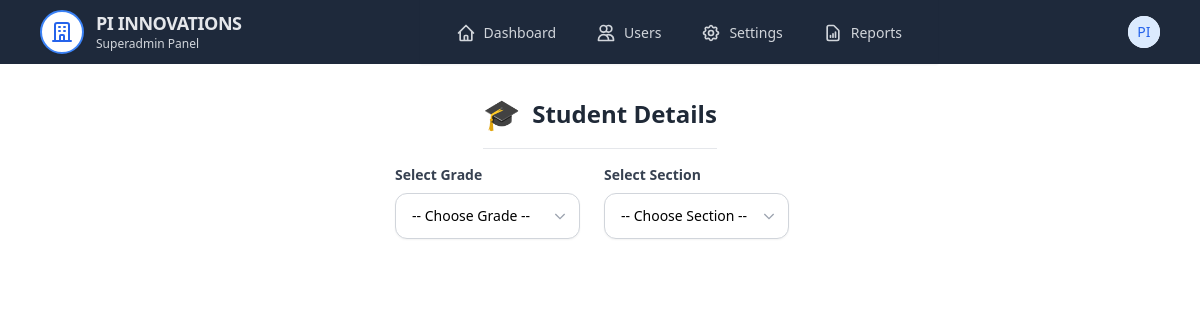
The page /students/ (signed in) on the database its author committed.
### users/models.py (models this page shows)
class CustomUser(AbstractUser):
    school = models.ForeignKey(School, on_delete=models.CASCADE, null=True, blank=True)
    is_school_admin = models.BooleanField(default=False)
    is_teacher = models.BooleanField(default=False)
    is_student = models.BooleanField(default=False)

### dashboard/views.py (the view)
# urls.py: path('students/', students_view, name="students"),
def students_view(request):
    if not request.user.is_staff and not request.user.is_school_admin:
        return HttpResponseForbidden("You are not authorized to access this page.")
    school = request.user.school
    grades = Grade.objects.filter(school=school).order_by('grade_number')
    sections = Section.objects.filter(school=school).order_by('name')
    sections_by_grade = {}
    for grade in grades:
        sections_list = sections.filter(grade=grade).values_list('id', 'name')
        sections_by_grade[grade.id] = list(sections_list)
    grade_id = request.GET.get('grade_id')
    section_id = request.GET.get('section_id')
    selected_grade_obj = None
    selected_section_obj = None
    if grade_id:
        selected_grade_obj = Grade.objects.filter(id=grade_id).first()
    if section_id:
        selected_section_obj = Section.objects.filter(id=section_id).first()
    students = Student.objects.filter(school=school)
    if grade_id:
        students = students.filter(grade_id=grade_id)
    if section_id:
        students = students.filter(section_id=section_id)
    students = students.order_by('name')
    context = {
        'grades': grades,
        'sections_by_grade': json.dumps(sections_by_grade, cls=DjangoJSONEncoder),
        'students': students,
        'selected_grade': grade_id,
        'selected_section': section_id,
        'selected_grade_obj': selected_grade_obj,  # Add this
        'selected_section_obj': selected_section_obj,  # Add this
    }
    if request.headers.get('X-Requested-With') == 'XMLHttpRequest':
        return JsonResponse(context)
    return render(request, 'dashboard/school_dashboard/student_page.html', context)

### dashboard/templates/dashboard/school_dashboard/student_page.html (shortened to what this page needs)
{% extends "dashboard/base.html" %}
{% block content %}
<div class="max-w-7xl mx-auto p-4 flex flex-col items-center">
  <h1 class="text-2xl font-bold text-gray-800 flex items-center gap-3 py-4 mb-4 border-b border-gray-200">
    <span class="text-indigo-500 text-3xl">🎓</span>
    <span>Student Details</span>
  </h1>
  <form method="get" class="flex flex-wrap gap-4 mb-4" id="studentFilterForm">
    <div class="grid grid-cols-1 md:grid-cols-2 gap-6">
      <div>
        <label for="gradeSelect" class="block text-sm font-semibold text-gray-700 mb-2">
          Select Grade
        </label>
        <div class="relative">
          <select id="gradeSelect" name="grade_id"
            class="block w-full appearance-none rounded-xl border border-gray-300 bg-white px-4 py-3 pr-10 text-sm shadow-sm focus:border-indigo-500 focus:ring-2 focus:ring-indigo-400/30 focus:outline-none transition-all duration-200"
            required>
            <option value="">-- Choose Grade --</option>
          </select>
          <div class="pointer-events-none absolute inset-y-0 right-3 flex items-center text-gray-400">
          </div>
        </div>
      </div>
      <div>
        <label for="sectionSelect" class="block text-sm font-semibold text-gray-700 mb-2">
          Select Section
        </label>
        <div class="relative">
          <select id="sectionSelect" name="section_id"
            class="block w-full appearance-none rounded-xl border border-gray-300 bg-white px-4 py-3 pr-10 text-sm shadow-sm focus:border-indigo-500 focus:ring-2 focus:ring-indigo-400/30 focus:outline-none transition-all duration-200"
            required>
            <option value="">-- Choose Section --</option>
          </select>
          <div class="pointer-events-none absolute inset-y-0 right-3 flex items-center text-gray-400">
          </div>
        </div>
      </div>
    </div>
  </form>
</div>
{% endblock %}

### dashboard/templates/dashboard/navbar.html (shortened to what this page needs)
{% load custom_tags %}
  <nav class="no-print">
    {% if request.user.is_staff %}
      <div class="max-w-8xl bg-slate-800">
    {% endif %}
    <div class="max-w-8xl mx-auto px-10">
    <div class="flex justify-between h-16">
      <div class="flex items-center">
        {% if request.user.is_school_admin %}
        <div class="flex-shrink-0 flex items-center">
          <svg class="h-8 w-8 text-blue-500" fill="none" viewBox="0 0 24 24" stroke="currentColor">
            <path stroke-linecap="round" stroke-linejoin="round" stroke-width="2" d="M12 6.253v13m0-13C10.832 5.477 9.246 5 7.5 5S4.168 5.477 3 6.253v13C4.168 18.477 5.754 18 7.5 18s3.332.477 4.5 1.253m0-13C13.168 5.477 14.754 5 16.5 5c1.747 0 3.332.477 4.5 1.253v13C19.832 18.477 18.247 18 16.5 18c-1.746 0-3.332.477-4.5 1.253" />
          </svg>
          <span class="ml-2 text-xl font-bold text-gray-800 truncate" title="{{ request.user.school.name }}">
            {{ request.user.school.name|short_school_name }}
          </span>
        </div>
        {% elif request.user.is_staff %}
        <div class="flex-shrink-0 flex items-center group">
          <div class="p-2 rounded-full bg-white border-2 border-blue-500 shadow-sm">
            <svg class="h-6 w-6 text-blue-600" fill="none" viewBox="0 0 24 24" stroke="currentColor">
              <path stroke-linecap="round" stroke-linejoin="round" stroke-width="2" d="M19 21V5a2 2 0 0 0-2-2H7a2 2 0 0 0-2 2v16m14 0h2m-2 0h-5m-9 0H3m2 0h5M9 7h1m-1 4h1m4-4h1m-1 4h1m-5 10v-5a1 1 0 0 1 1-1h2a1 1 0 0 1 1 1v5m-4 0h4"/>
            </svg>
          </div>
          <div class="ml-3">
            <span class="text-lg font-semibold text-gray-200 tracking-tight leading-tight">{{ request.user.first_name }} {{ request.user.last_name }}</span>
            <span class="block text-xs text-gray-300 font-medium">Superadmin Panel</span>
          </div>
        </div>
        {% endif %}
      </div>
     <div class="hidden sm:ml-6 sm:flex sm:space-x-8">
      {% if request.user.is_school_admin %}
      <a href="{% url 'school_admin_dashboard' %}"
        class="{% if request.resolver_match.url_name == 'school_admin_dashboard' %}border-blue-500 text-gray-900{% else %}border-transparent text-gray-500 hover:border-gray-300 hover:text-gray-700{% endif %} inline-flex items-center px-1 pt-1 border-b-2 text-sm font-medium">
        Dashboard
      </a>
      <a href="{% url 'teachers' %}"
        class="{% if request.resolver_match.url_name == 'teachers' %}border-blue-500 text-gray-900{% else %}border-transparent text-gray-500 hover:border-gray-300 hover:text-gray-700{% endif %} inline-flex items-center px-1 pt-1 border-b-2 text-sm font-medium">
        Teachers
      </a>
      <a href="{% url 'students' %}"
        class="{% if request.resolver_match.url_name == 'students' %}border-blue-500 text-gray-900{% else %}border-transparent text-gray-500 hover:border-gray-300 hover:text-gray-700{% endif %} inline-flex items-center px-1 pt-1 border-b-2 text-sm font-medium">
        Students
      </a>
      <a href="{% url 'subjects' %}"
        class="{% if request.resolver_match.url_name == 'subjects' %}border-blue-500 text-gray-900{% else %}border-transparent text-gray-500 hover:border-gray-300 hover:text-gray-700{% endif %} inline-flex items-center px-1 pt-1 border-b-2 text-sm font-medium">
        Subjects
      </a>
      <a href="{% url 'grades' %}"
        class="{% if request.resolver_match.url_name == 'grades' %}border-blue-500 text-gray-900{% else %}border-transparent text-gray-500 hover:border-gray-300 hover:text-gray-700{% endif %} inline-flex items-center px-1 pt-1 border-b-2 text-sm font-medium">
        Grades & Sections
      </a>
      <a href="{% url 'overall_attendance' %}"
        class="{% if request.resolver_match.url_name == 'overall_attendance' %}border-blue-500 text-gray-900{% else %}border-transparent text-gray-500 hover:border-gray-300 hover:text-gray-700{% endif %} inline-flex items-center px-1 pt-1 border-b-2 text-sm font-medium">
        Attendance
      </a>
      <a href="{% url 'routine_setup' %}"
        class="{% if request.resolver_match.url_name == 'routine_setup' %}border-blue-500 text-gray-900{% else %}border-transparent text-gray-500 hover:border-gray-300 hover:text-gray-700{% endif %} inline-flex items-center px-1 pt-1 border-b-2 text-sm font-medium">
        Routine Setup
      </a>
      {% comment %} <a href="{% url 'reports' %}"
        class="{% if request.resolver_match.url_name == 'reports' %}border-blue-500 text-gray-900{% else %}border-transparent text-gray-500 hover:border-gray-300 hover:text-gray-700{% endif %} inline-flex items-center px-1 pt-1 border-b-2 text-sm font-medium">
        Reports
      </a> {% endcomment %}
      {% comment %} <a href=""
        class="{% if request.resolver_match.url_name == 'reports' %}border-blue-500 text-gray-900{% else %}border-transparent text-gray-500 hover:border-gray-300 hover:text-gray-700{% endif %} inline-flex items-center px-1 pt-1 border-b-2 text-sm font-medium">
        Reports
      </a> {% endcomment %}
      {% elif request.user.is_staff %}
      <nav class="shadow-sm bg-slate-800">
        <div class="max-w-7xl mx-auto px-4 sm:px-6 lg:px-8">
          <div class="flex justify-between h-16">
            <div class="flex space-x-8">
              <a href="/"
                class="{% if request.resolver_match.url_name == 'teacher_dashboard' %}border-indigo-600 text-gray-400{% else %}border-transparent text-gray-300 hover:text-gray-400 hover:border-gray-300{% endif %} inline-flex items-center px-1 pt-1 border-b-2 text-sm font-medium transition-colors duration-200">
                Dashboard
              </a>
              <a href="#"
                class="{% if request.resolver_match.url_name == 'attendance' %}border-indigo-600 text-gray-400{% else %}border-transparent text-gray-300 hover:text-gray-400 hover:border-gray-300{% endif %} inline-flex items-center px-1 pt-1 border-b-2 text-sm font-medium transition-colors duration-200">
                <svg class="w-5 h-5 mr-2" fill="none" stroke="currentColor" viewBox="0 0 24 24" xmlns="http://www.w3.org/2000/svg">
                  <path stroke-linecap="round" stroke-linejoin="round" stroke-width="2" d="M12 4.354a4 4 0 110 5.292M15 21H3v-1a6 6 0 0112 0v1zm0 0h6v-1a6 6 0 00-9-5.197M13 7a4 4 0 11-8 0 4 4 0 018 0z"></path>
                </svg>
                Users
              </a>
              <a href="#"
                class="{% if request.resolver_match.url_name == 'teacher_routine' %}border-indigo-600 text-gray-400{% else %}border-transparent text-gray-300 hover:text-gray-400 hover:border-gray-300{% endif %} inline-flex items-center px-1 pt-1 border-b-2 text-sm font-medium transition-colors duration-200">
                Settings
              </a>
              <a href="#"
                class="{% if request.resolver_match.url_name == 'assignment' %}border-indigo-600 text-gray-400{% else %}border-transparent text-gray-300 hover:text-gray-400 hover:border-gray-300{% endif %} inline-flex items-center px-1 pt-1 border-b-2 text-sm font-medium transition-colors duration-200">
                Reports
              </a>
            </div>
          </div>
        </div>
      </nav>
      {% endif %}
    </div>
      <div class="hidden sm:ml-6 sm:flex sm:items-center">
        <div class="ml-3 relative">
          <div>
            <button type="button" class="bg-white rounded-full flex text-sm focus:outline-none focus:ring-2 focus:ring-offset-2 focus:ring-blue-500" id="user-menu-button" aria-expanded="false" aria-haspopup="true">
              {% if request.user.is_staff %}
              <div class="h-8 w-8 rounded-full bg-blue-100 flex items-center justify-center text-blue-600 font-medium">
                {{ request.user.first_name|first }}{{ request.user.last_name|first }}
              </div>
              {% elif request.user.is_school_admin %}
              <div class="h-8 w-8 rounded-full bg-blue-100 flex items-center justify-center text-blue-600 font-medium">
                {{ request.user.school.name|first }}
              </div>
              {% else %}
              <div class="h-8 w-8 rounded-full bg-blue-100 flex items-center justify-center text-blue-600 font-medium">
                {{ request.user.first_name|first }}{{ request.user.last_name|first }}
              {% endif %}
            </button>
          </div>
        </div>
      </div>
    </div>
  </div>
</nav>

### rows shown on the page
CustomUser: user.first_name "PI", user.last_name "INNOVATIONS", user.first_name|first "P", user.last_name|first "I"
